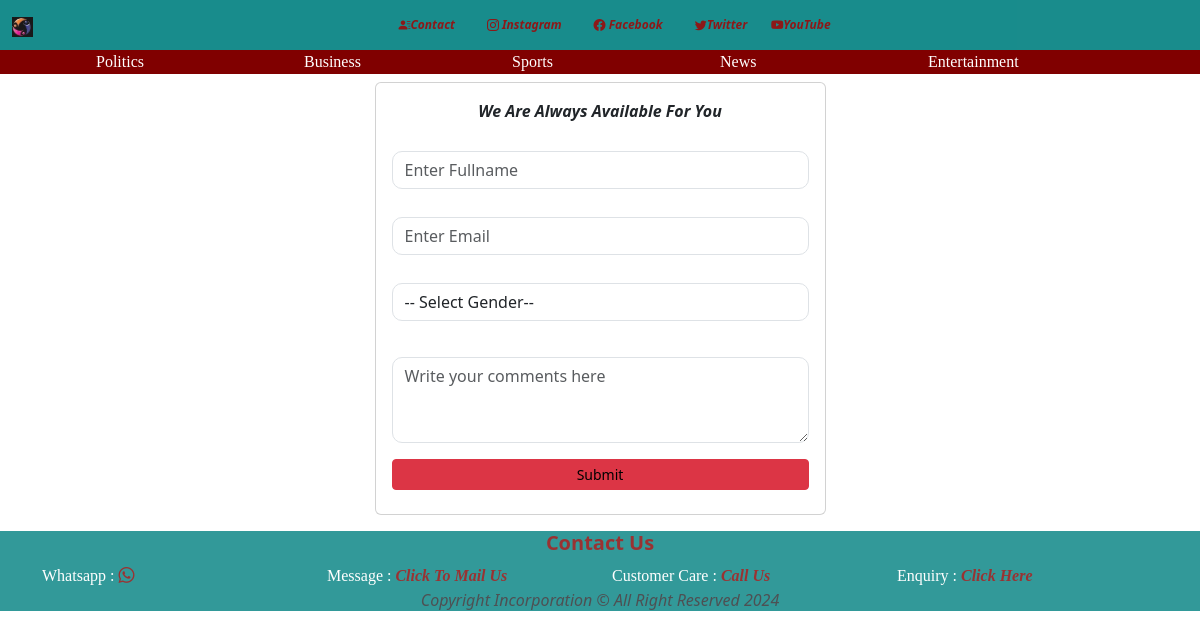
The app's page /contact with its own data.
### obonteblog/models.py (models this page shows, shortened)
class Category(models.Model):
    title = models.CharField(max_length=50)
    created = models.DateTimeField(auto_now_add=True)
    class Meta:
        db_table = ''
        managed = True
        verbose_name = 'category'
        verbose_name_plural = 'categorys'

### obonteblog/views.py (the view, shortened to what this page needs)
# urls.py: path('contact', views.contact,name='contact'),
def contact(request):
    return render(request,'blog/contact.html')

### obonteblog/context_processors.py (called while the page is built)
def category(request):
    categorys = Category.objects.all().order_by('-created')
    return {
        'categorys':categorys
    }

### templates/blog/contact.html (shortened to what this page needs)
{% extends "shared/base.html" %}
{% load static %}
{% block content %}
  <section class="contactbg">
    {% include "partials/category.html" %}
    <div class="container">
      <div class="row">
        <div class="col-md-5 mx-auto mt-2 mb-3">
          <div class="card py-1 px-3 py-3">
            <form action="" method="post">
              <div class="fst-italic text-center fw-bold">We Are Always Available For You</div>
                <div class="form-group my-1">
                  <input type="text" name="fullname"  placeholder="Enter Fullname" class="form-control" required>
                </div>
                <div class="form-group my-1">
                  <input type="email" name="email" placeholder="Enter Email" class="form-control" required>
                </div>
                <div class="form-group my-1">
                  <select name="gender" class="form-control" required>
                    <option value="" selected="false" disabled> -- Select Gender-- </option>
                  </select>
                </div>
                <div class="form-group  py-2">
                  <textarea class="form-control" name="message" cols="38" rows="3" placeholder="Write your comments here" required></textarea>
                </div>
                <div class="d-grid my-2">
                  <button type="submit" class="btn btn-danger btn-sm"><span class="text-black">Submit</span></button>
                </div>
              </div>
        </div>
      </div>
    </div>
  </section>
{% endblock content %}

### templates/partials/category.html
<section class="cat">
    <div class="container-fluid">
        <div class="row justify-content-center gap-2">
            {% if categorys %}
            {% for category in categorys  %}
            <div class="col-md-2">
              <a class="text-white" href="{% url 'category' category.id %}">{{category.title}}</a>
            </div>
            {% endfor %}
            {% else %}
            <p class="lead bg-danger py-2 rounded">Admin have not set any category yet</p>
            {% endif %}
          </div>
      </div>
</section>

### obonte/static/css/style.css (style rules this page uses)
:root { --main-color: rgb(0, 128, 128); --secondary-color: maroon; --white: #fff; --black: #000; --light-black: #3333; --light-grey: #D3D3D3; --color-mixer:#800080; }
body { background-repeat: no-repeat; background-size: cover; }
a { text-decoration: none; }
html { scroll-behavior: smooth; }
span { color: var(--secondary-color); }
.form-control { border-radius: 10px; }
.cat .container-fluid .row { color: #fff !important; background: var(--secondary-color) !important; font-family: cursive !important; }

### records on screen
Category: title "Politics"
Category: title "Business"
Category: title "Sports"
Category: title "News"
Category: title "Entertainment"
